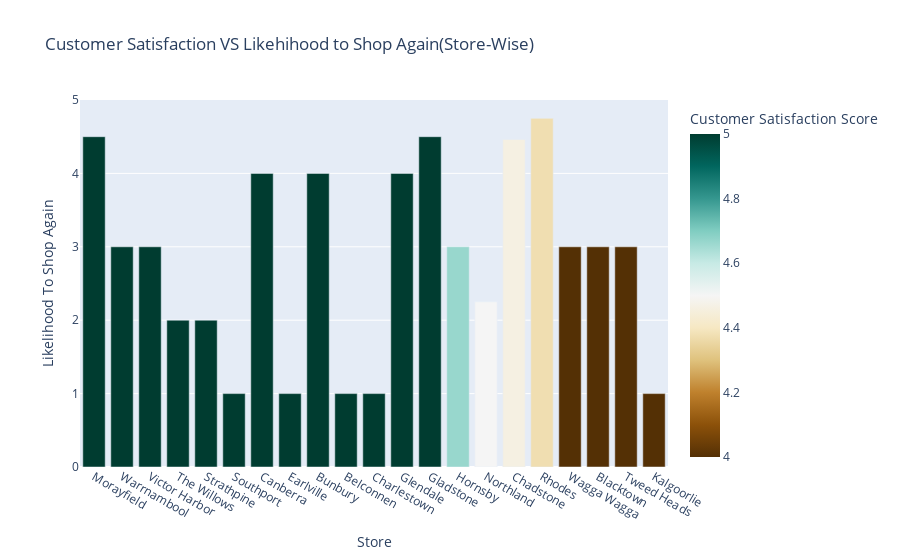

Notebook source saved alongside this figure:
### Markdown cell above
## Let's take a closer look at the stores that have Likelihood score lower than 5 for more detalied analysis.
### This plot shows us that, there is a corrleation between customer satisfaction score and likelihood to shop again. 
#### Stores Wagga Wagga, Blacktown, Tweed Heads and Kalgoorlie have Likelihood score of 3 with a customer satisfaction score of 4. 
#### Stores Southport, Earlville, Belconnen, Charlestown although having a decent customer satisfaction score 5, the likelihood to shop again reamins at 1. The same goes for Stores The Willows, Strathpine which have similar customer satisfaction scores but hold a likelihood score of 2.

### Code cell
px.bar(branch_likelihood_cs[branch_likelihood_cs['Likelihood To Shop Again'] < 5], x = 'Store', color = 'Customer Satisfaction Score', y= 'Likelihood To Shop Again', title= "Customer Satisfaction VS Likehihood to Shop Again(Store-Wise)", color_continuous_scale=px.colors.diverging.BrBG)

### Figure 1 — Plotly figure (JSON) as saved in the notebook; plotly's stock layout.template omitted (floating-point values rounded to 4 significant figures)
{"data": [{"alignmentgroup": "True", "hovertemplate": "Store=%{x}<br>Likelihood To Shop Again=%{y}<br>Customer Satisfaction Score=%{marker.color}<extra></extra>", "legendgroup": "", "marker": {"color": [5, 5, 5, 5, 5, 5, 5, 5, 5, 5, 5, 5, 5, 4.667, 4.5, 4.462, 4.375, 4, 4, 4, 4], "coloraxis": "coloraxis", "pattern": {"shape": ""}}, "name": "", "offsetgroup": "", "orientation": "v", "showlegend": false, "textposition": "auto", "type": "bar", "x": ["Morayfield", "Warrnambool", "Victor Harbor", "The Willows", "Strathpine", "Southport", "Canberra", "Earlville", "Bunbury", "Belconnen", "Charlestown", "Glendale", "Gladstone", "Hornsby", "Northland", "Chadstone", "Rhodes", "Wagga Wagga", "Blacktown", "Tweed Heads", "Kalgoorlie"], "xaxis": "x", "y": [4.5, 3, 3, 2, 2, 1, 4, 1, 4, 1, 1, 4, 4.5, 3, 2.25, 4.462, 4.75, 3, 3, 3, 1], "yaxis": "y"}], "layout": {"barmode": "relative", "coloraxis": {"colorbar": {"title": {"text": "Customer Satisfaction Score"}}, "colorscale": [[0, "rgb(84,48,5)"], [0.1, "rgb(140,81,10)"], [0.2, "rgb(191,129,45)"], [0.3, "rgb(223,194,125)"], [0.4, "rgb(246,232,195)"], [0.5, "rgb(245,245,245)"], [0.6, "rgb(199,234,229)"], [0.7, "rgb(128,205,193)"], [0.8, "rgb(53,151,143)"], [0.9, "rgb(1,102,94)"], [1, "rgb(0,60,48)"]]}, "legend": {"tracegroupgap": 0}, "title": {"text": "Customer Satisfaction VS Likehihood to Shop Again(Store-Wise)"}, "xaxis": {"anchor": "y", "domain": [0, 1], "title": {"text": "Store"}}, "yaxis": {"anchor": "x", "domain": [0, 1], "title": {"text": "Likelihood To Shop Again"}}}}
